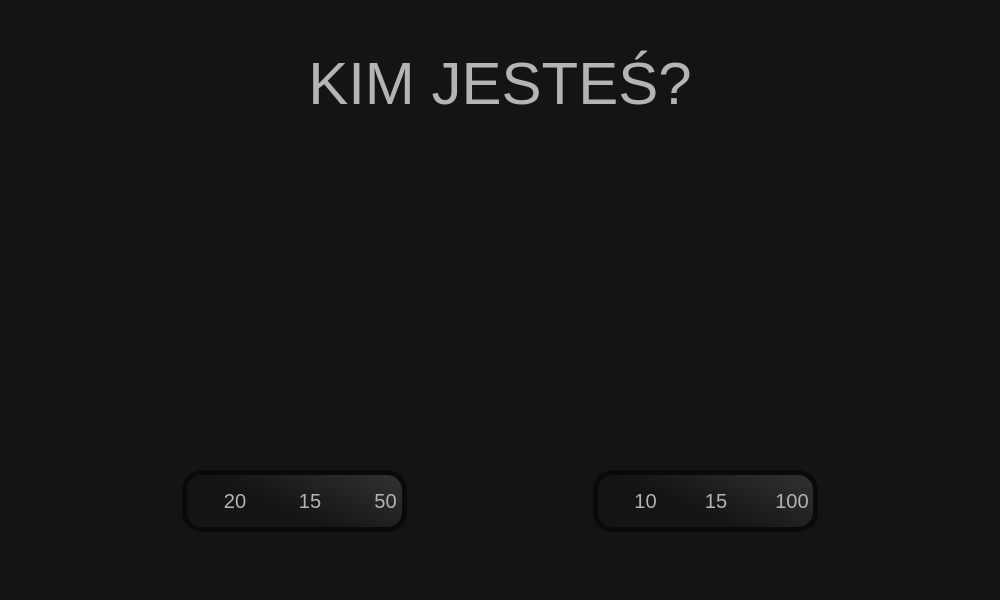
<?xml version="1.0" encoding="UTF-8"?>
<ui version="4.0">
 <class>SexScreen</class>
 <widget class="QWidget" name="SexScreen">
  <property name="geometry">
   <rect>
    <x>0</x>
    <y>0</y>
    <width>1000</width>
    <height>600</height>
   </rect>
  </property>
  <property name="windowTitle">
   <string>Form</string>
  </property>
  <property name="autoFillBackground">
   <bool>false</bool>
  </property>
  <property name="styleSheet">
   <string notr="true">#SexScreen {
background-color: rgba(20, 20, 20, 255);
}
#titleLabel {
font-size: 60px;
color: rgba(180, 180, 180, 255);
}
QPushButton {
border-style: solid;
color: white;
}
#manWidget:hover, #womanWidget:hover {
background-color: qlineargradient(spread:pad, x1:0.29207, y1:0.389, x2:1, y2:0, stop:0 rgba(40,40,40,200), stop:1 rgba(60,60,60,200));
border-radius: 30px;
border-style: solid;
border-width: 5px;
border-color: rgba(0,0,0,255);
}
#womanStatWidget, #manStatWidget {
background-color: qlineargradient(spread:pad, x1:0.29207, y1:0.389, x2:1, y2:0, stop:0 rgba(20,20,20,200), stop:1 rgba(60,60,60,200));
border-radius: 20px;
border-style: solid;
border-width: 5px;
border-color: rgba(10,10,10,255);
}
QLabel {
font-size: 20px;
color: rgba(180, 180, 180, 255);
}</string>
  </property>
  <layout class="QVBoxLayout" name="verticalLayout_3" stretch="3,1,7,1">
   <item>
    <widget class="QLabel" name="titleLabel">
     <property name="text">
      <string>KIM JESTEŚ?</string>
     </property>
     <property name="alignment">
      <set>Qt::AlignCenter</set>
     </property>
    </widget>
   </item>
   <item>
    <spacer name="verticalSpacer">
     <property name="orientation">
      <enum>Qt::Vertical</enum>
     </property>
     <property name="sizeHint" stdset="0">
      <size>
       <width>20</width>
       <height>53</height>
      </size>
     </property>
    </spacer>
   </item>
   <item>
    <layout class="QHBoxLayout" name="horizontalLayout_3" stretch="2,3,2,3,2">
     <item>
      <spacer name="horizontalSpacer_2">
       <property name="orientation">
        <enum>Qt::Horizontal</enum>
       </property>
       <property name="sizeHint" stdset="0">
        <size>
         <width>40</width>
         <height>20</height>
        </size>
       </property>
      </spacer>
     </item>
     <item>
      <widget class="QClickableWidget" name="manWidget" native="true">
       <layout class="QVBoxLayout" name="verticalLayout_2" stretch="4,1">
        <item>
         <widget class="QLabel" name="manLabel">
          <property name="styleSheet">
           <string notr="true">border-image: url(:/images/images/AppScreenArt/Man.png) 0 0 0 0 stretch stretch;</string>
          </property>
          <property name="text">
           <string/>
          </property>
         </widget>
        </item>
        <item>
         <widget class="QWidget" name="manStatWidget" native="true">
          <layout class="QHBoxLayout" name="horizontalLayout" stretch="2,2,1,2,2,1,2,2">
           <item>
            <widget class="QLabel" name="attackIconMan">
             <property name="styleSheet">
              <string notr="true">border-image: url(:/images/images/AppScreenArt/attackPoints.png) 0 0 0 0 stretch stretch;
</string>
             </property>
             <property name="text">
              <string/>
             </property>
            </widget>
           </item>
           <item>
            <widget class="QLabel" name="attackPointsMan">
             <property name="text">
              <string>20</string>
             </property>
             <property name="alignment">
              <set>Qt::AlignCenter</set>
             </property>
            </widget>
           </item>
           <item>
            <spacer name="horizontalSpacer_4">
             <property name="orientation">
              <enum>Qt::Horizontal</enum>
             </property>
             <property name="sizeHint" stdset="0">
              <size>
               <width>6</width>
               <height>17</height>
              </size>
             </property>
            </spacer>
           </item>
           <item>
            <widget class="QLabel" name="shieldIconMan">
             <property name="styleSheet">
              <string notr="true">border-image: url(:/images/images/AppScreenArt/defensePoints.png) 0 0 0 0 stretch stretch;</string>
             </property>
             <property name="text">
              <string/>
             </property>
            </widget>
           </item>
           <item>
            <widget class="QLabel" name="shieldPointsMan">
             <property name="text">
              <string>15</string>
             </property>
             <property name="alignment">
              <set>Qt::AlignCenter</set>
             </property>
            </widget>
           </item>
           <item>
            <spacer name="horizontalSpacer_5">
             <property name="orientation">
              <enum>Qt::Horizontal</enum>
             </property>
             <property name="sizeHint" stdset="0">
              <size>
               <width>13</width>
               <height>17</height>
              </size>
             </property>
            </spacer>
           </item>
           <item>
            <widget class="QLabel" name="healthIconMan">
             <property name="styleSheet">
              <string notr="true">border-image: url(:/images/images/AppScreenArt/healthPoints.png) 0 0 0 0 stretch stretch;</string>
             </property>
             <property name="text">
              <string/>
             </property>
            </widget>
           </item>
           <item>
            <widget class="QLabel" name="healthPointsMan">
             <property name="text">
              <string>50</string>
             </property>
             <property name="alignment">
              <set>Qt::AlignCenter</set>
             </property>
            </widget>
           </item>
          </layout>
         </widget>
        </item>
       </layout>
      </widget>
     </item>
     <item>
      <spacer name="horizontalSpacer">
       <property name="orientation">
        <enum>Qt::Horizontal</enum>
       </property>
       <property name="sizeHint" stdset="0">
        <size>
         <width>40</width>
         <height>20</height>
        </size>
       </property>
      </spacer>
     </item>
     <item>
      <widget class="QClickableWidget" name="womanWidget" native="true">
       <layout class="QVBoxLayout" name="verticalLayout" stretch="4,1">
        <item>
         <widget class="QLabel" name="womanLabel">
          <property name="styleSheet">
           <string notr="true">border-image: url(:/images/images/AppScreenArt/Woman.png) 0 0 0 0 stretch stretch;</string>
          </property>
          <property name="text">
           <string/>
          </property>
         </widget>
        </item>
        <item>
         <widget class="QWidget" name="womanStatWidget" native="true">
          <layout class="QHBoxLayout" name="horizontalLayout_2" stretch="2,2,1,2,2,1,2,2">
           <property name="leftMargin">
            <number>11</number>
           </property>
           <item>
            <widget class="QLabel" name="attackIconWoman">
             <property name="styleSheet">
              <string notr="true">border-image: url(:/images/images/AppScreenArt/attackPoints.png) 0 0 0 0 stretch stretch;
</string>
             </property>
             <property name="text">
              <string/>
             </property>
            </widget>
           </item>
           <item>
            <widget class="QLabel" name="attackPointsWoman">
             <property name="text">
              <string>10</string>
             </property>
             <property name="alignment">
              <set>Qt::AlignCenter</set>
             </property>
            </widget>
           </item>
           <item>
            <spacer name="horizontalSpacer_6">
             <property name="orientation">
              <enum>Qt::Horizontal</enum>
             </property>
             <property name="sizeHint" stdset="0">
              <size>
               <width>5</width>
               <height>17</height>
              </size>
             </property>
            </spacer>
           </item>
           <item>
            <widget class="QLabel" name="shieldIconWoman">
             <property name="styleSheet">
              <string notr="true">border-image: url(:/images/images/AppScreenArt/defensePoints.png) 0 0 0 0 stretch stretch;</string>
             </property>
             <property name="text">
              <string/>
             </property>
            </widget>
           </item>
           <item>
            <widget class="QLabel" name="shieldPointsWoman">
             <property name="text">
              <string>15</string>
             </property>
             <property name="alignment">
              <set>Qt::AlignCenter</set>
             </property>
            </widget>
           </item>
           <item>
            <spacer name="horizontalSpacer_7">
             <property name="orientation">
              <enum>Qt::Horizontal</enum>
             </property>
             <property name="sizeHint" stdset="0">
              <size>
               <width>13</width>
               <height>17</height>
              </size>
             </property>
            </spacer>
           </item>
           <item>
            <widget class="QLabel" name="healthIconWoman">
             <property name="styleSheet">
              <string notr="true">border-image: url(:/images/images/AppScreenArt/healthPoints.png) 0 0 0 0 stretch stretch;</string>
             </property>
             <property name="text">
              <string/>
             </property>
            </widget>
           </item>
           <item>
            <widget class="QLabel" name="healthPointsWoman">
             <property name="text">
              <string>100</string>
             </property>
             <property name="alignment">
              <set>Qt::AlignCenter</set>
             </property>
            </widget>
           </item>
          </layout>
         </widget>
        </item>
       </layout>
      </widget>
     </item>
     <item>
      <spacer name="horizontalSpacer_3">
       <property name="orientation">
        <enum>Qt::Horizontal</enum>
       </property>
       <property name="sizeHint" stdset="0">
        <size>
         <width>40</width>
         <height>20</height>
        </size>
       </property>
      </spacer>
     </item>
    </layout>
   </item>
   <item>
    <spacer name="verticalSpacer_2">
     <property name="orientation">
      <enum>Qt::Vertical</enum>
     </property>
     <property name="sizeHint" stdset="0">
      <size>
       <width>20</width>
       <height>53</height>
      </size>
     </property>
    </spacer>
   </item>
  </layout>
 </widget>
 <customwidgets>
  <customwidget>
   <class>QClickableWidget</class>
   <extends>QWidget</extends>
   <header location="global">qclickablewidget.h</header>
   <container>1</container>
  </customwidget>
 </customwidgets>
 <resources/>
 <connections/>
</ui>
